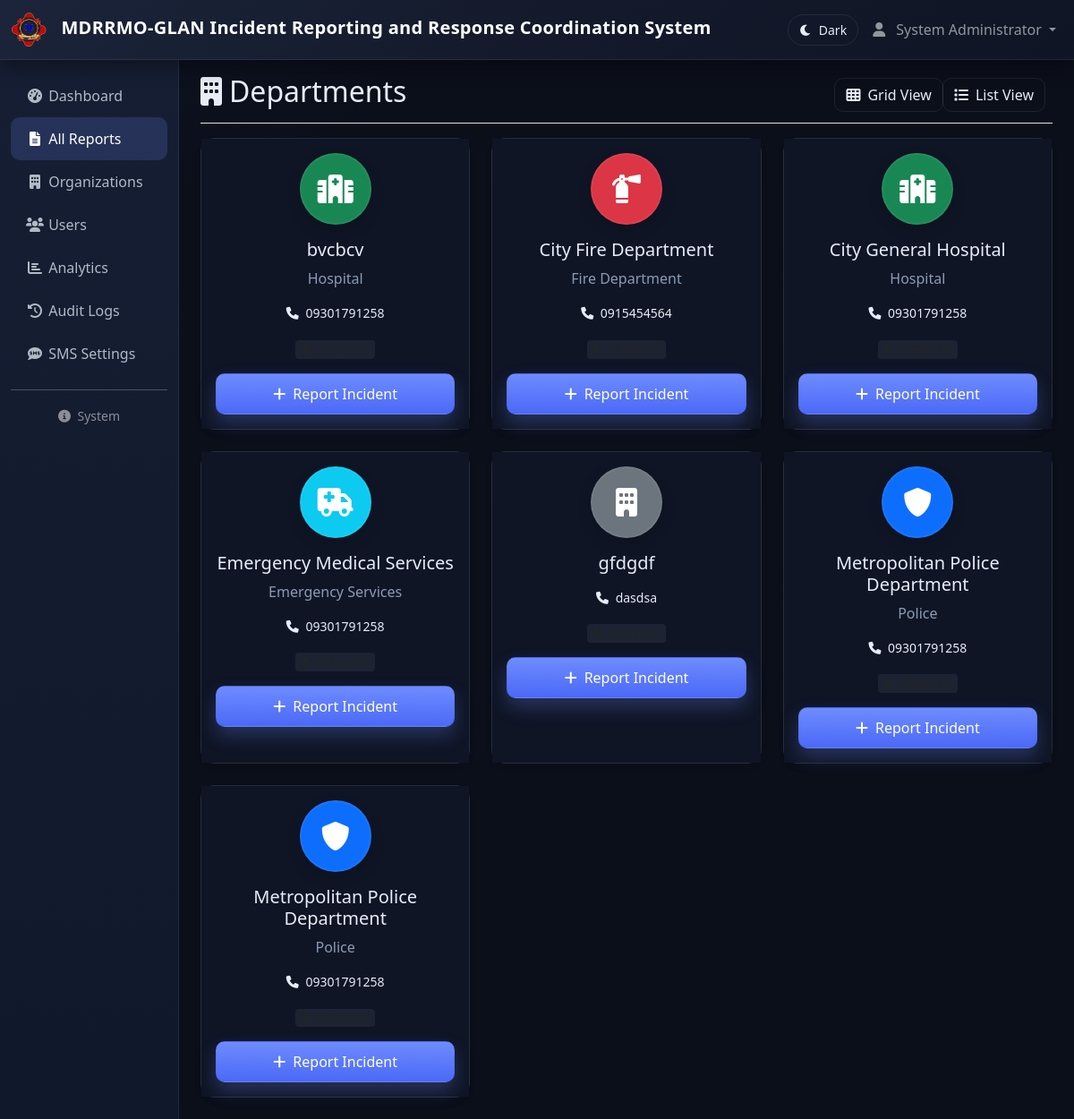
The page /reports/departments.php (signed in) on the database as committed earlier.
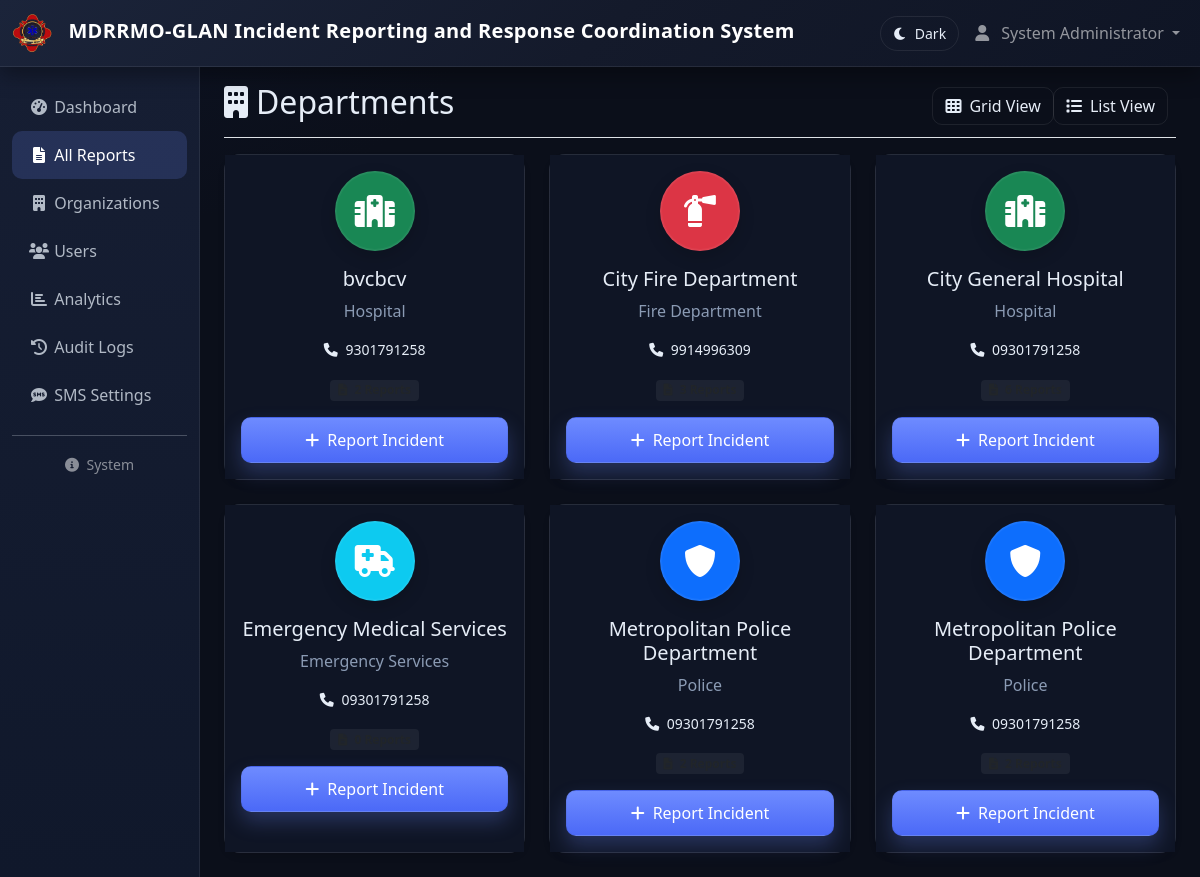
The same page on the database as committed later.
### tables this page shows
CREATE TABLE IF NOT EXISTS `organizations` (
  `id` int NOT NULL AUTO_INCREMENT,
  `org_name` varchar(255) NOT NULL,
  `org_type` enum('Hospital','Police','Fire Department','Security','Emergency Services') NOT NULL,
  `contact_number` varchar(20) DEFAULT NULL,
  `address` text,
  `created_at` timestamp NULL DEFAULT CURRENT_TIMESTAMP,
  PRIMARY KEY (`id`)
);

### reports/departments.php (the view, shortened to what this page needs)
<?php
include '../views/header.php';
$database = new Database();
$db = $database->getConnection();
$query = "SELECT * FROM organizations ORDER BY org_name";
$stmt = $db->prepare($query);
$stmt->execute();
$departments = $stmt->fetchAll();
?>
<div class="container-fluid">
    <div class="row">
        <?php include '../views/sidebar.php'; ?>
        <main class="col-md-9 ms-sm-auto col-lg-10 px-md-4 main-content">
            <div class="d-flex justify-content-between flex-wrap flex-md-nowrap align-items-center pt-3 pb-2 mb-3 border-bottom">
                <h1 class="h2">
                    <i class="fas fa-building me-2"></i>Departments
                </h1>
                <div class="btn-toolbar mb-2 mb-md-0">
                    <div class="btn-group me-2">
                        <button type="button" class="btn ui-btn-ghost" onclick="toggleView('grid')">
                            <i class="fas fa-th me-2"></i>Grid View
                        </button>
                        <button type="button" class="btn ui-btn-ghost" onclick="toggleView('list')">
                            <i class="fas fa-list me-2"></i>List View
                        </button>
                    </div>
                </div>
            </div>
            <div class="row" id="gridView">
                <?php foreach ($departments as $dept): ?>
                <div class="col-lg-4 col-md-6 mb-4">
                    <div class="card department-card ui-card h-100">
                        <div class="card-body text-center">
                            <div class="department-icon mb-3">
                                <?php
                                $icon_class = '';
                                $bg_class = '';
                                switch (strtolower($dept['org_type'])) {
                                    case 'hospital':
                                        $icon_class = 'fas fa-hospital';
                                        $bg_class = 'bg-success';
                                        break;
                                    case 'police':
                                        $icon_class = 'fas fa-shield-alt';
                                        $bg_class = 'bg-primary';
                                        break;
                                    case 'fire department':
                                        $icon_class = 'fas fa-fire-extinguisher';
                                        $bg_class = 'bg-danger';
                                        break;
                                    case 'emergency services':
                                        $icon_class = 'fas fa-ambulance';
                                        $bg_class = 'bg-info';
                                        break;
                                    default:
                                        $icon_class = 'fas fa-building';
                                        $bg_class = 'bg-secondary';
                                        break;
                                }
                                ?>
                                <div class="icon-circle <?php echo $bg_class; ?> mx-auto">
                                    <i class="<?php echo $icon_class; ?> fa-2x text-white"></i>
                                </div>
                            </div>
                            <h5 class="card-title"><?php echo htmlspecialchars($dept['org_name']); ?></h5>
                            <p class="card-text text-muted"><?php echo htmlspecialchars($dept['org_type']); ?></p>
                            <?php if ($dept['contact_number']): ?>
                            <p class="card-text small">
                                <i class="fas fa-phone me-1"></i>
                                <?php echo htmlspecialchars($dept['contact_number']); ?>
                            </p>
                            <?php endif; ?>
                            <div class="stats mb-3">
                                <span class="badge bg-light text-dark">
                                    <i class="fas fa-file-alt me-1"></i>
                                </span>
                            </div>
                            <div class="d-grid gap-2">
                                <button type="button" class="btn ui-btn-primary btn-report"
                                        onclick="openReportForm(<?php echo $dept['id']; ?>, '<?php echo htmlspecialchars($dept['org_name']); ?>')">
                                    <i class="fas fa-plus me-2"></i>Report Incident
                                </button>
                            </div>
                        </div>
                    </div>
                </div>
                <?php endforeach; ?>
            </div>
        </main>
    </div>
</div>
<?php include '../views/footer.php'; ?>

Rows that differ between the two databases and show on the page:
removed organizations: org_name "gfdgdf", contact_number "dasdsa", org_type empty (drawn)
changed organizations "bvcbcv": contact_number "09301791258" → "9301791258"
changed organizations "City Fire Department": contact_number "0915454564" → "9914996309"
